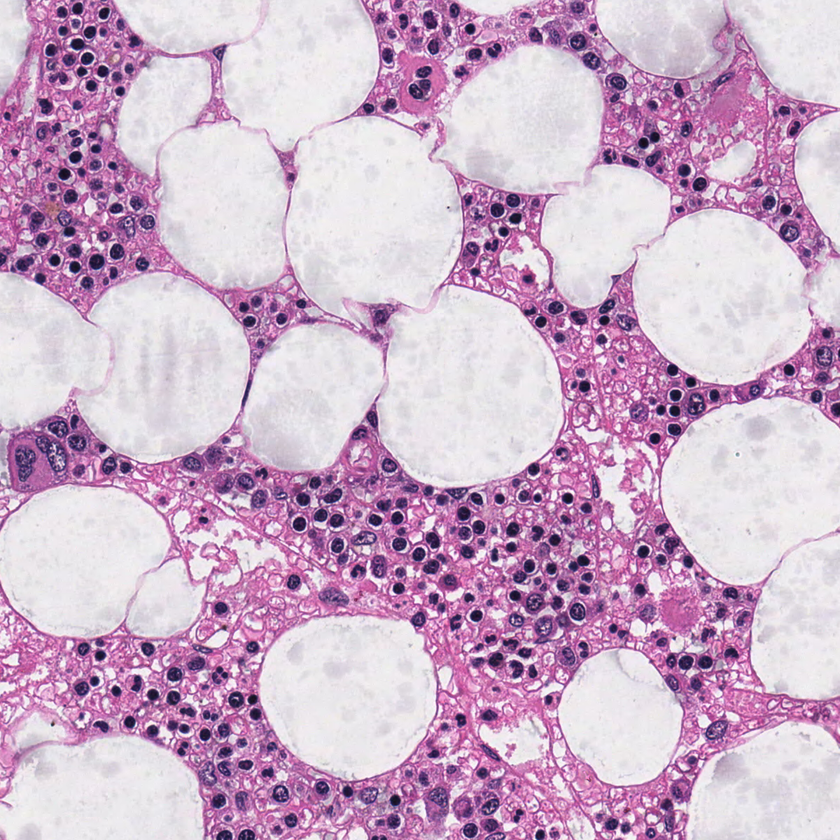
#> input picture BM_GRAZ_HE_0007_01.png, 840 x 840 px, shrunk from 1200 x 1200 before the run
$ jupyter execute --allow-errors 'Nuclei Segmentation using Histomics with visualization.ipynb'   (older library calls are emulated)
#> lines starting #> are read from the running program, lines starting #| are printed output that depends on the picture
### Import Libraries

[cell 1]
import os
import cv2
import numpy as np
import histomicstk as htk
import scipy as sp
import skimage.io
import skimage.measure
import skimage.color
import matplotlib.pyplot as plt
import matplotlib.patches as mpatches
from PIL import Image

plt.rcParams['image.cmap'] = 'gray'

[cell 2]
# Reading in color default. Change to zero for grayscale
def read_image(filename,mode=1):
#> called with filename = 'BM_GRAZ_HE_0007_01.png', mode = 1
    try:
        img = cv2.imread(filename,mode)
#> img is the input picture: shape (840, 840, 3); mean B, G, R 202, 176.1, 204.8
    except e:
        raise e
    if img is None:
        print('Check your path. Not a file path. Probably a folder path.')
    return img

def write_image(filename,img):
    try:
        cv2.imwrite(filename,img)
    except e:
        raise e

def image_check(image_name):
    if image_name.split('.')[-1] not in ['jpg','jpeg','png']:
        return False
    return True

### Segmentation Process

Used some implementations from https://github.com/DigitalSlideArchive/HistomicsTK

[cell 3]
intensity = 180 #segmentation intensity
multi_process = True #multi core process for nuclei segmentation

[cell 4]
ref_path = r'BM_GRAZ_HE_0007_01.png'
ref_img = read_image(ref_path)

[cell 5]
image_path = r"Input_Images/01_1.png"
gt_path = r"Ground_Truth/01_1.png"
# Sometimes we get 4 dimensions that's why specify upto 3 for RGB colorspace
imInput = skimage.io.imread(image_path)[:, :, :3]
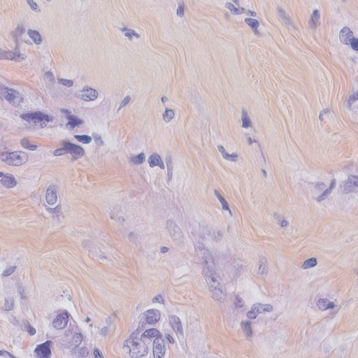
#> input picture Input_Images/01_1.png, 358 x 358 px, shrunk from 512 x 512 before the run
#> imInput is the input picture: shape (358, 358, 3); mean R, G, B 206, 188.7, 198.1
imReference = skimage.io.imread(ref_path)[:, :, :3]
gt = skimage.io.imread(gt_path)[:,:,0]
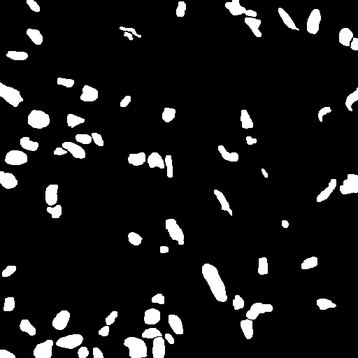
#> input picture Ground_Truth/01_1.png, 358 x 358 px, shrunk from 512 x 512 before the run
#> gt: shape (358, 358); min 0, max 255, mean 23.4
